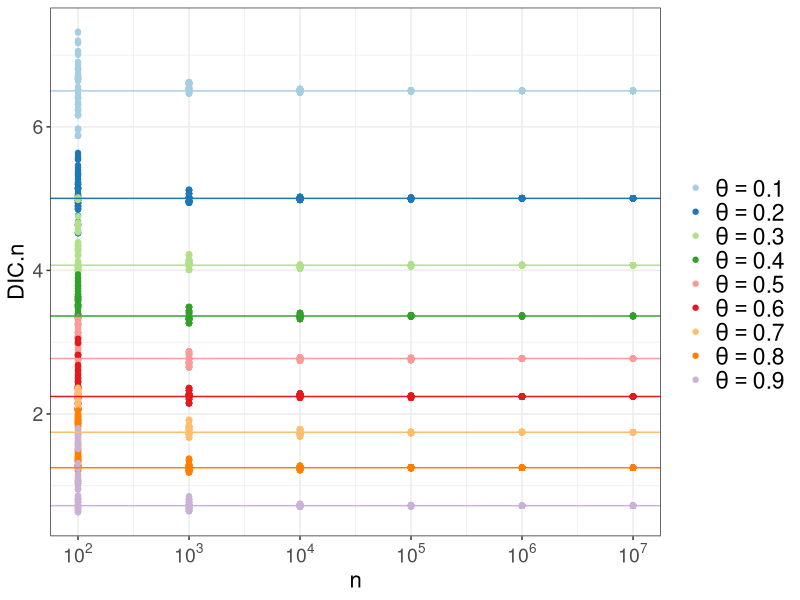

Here is the R script that generated this plot:
# DIC for Geometric
# fix theta at intervals between 0.1 and 0.9

dic.geom <- function(nn=nn, xtot=xtot, aa=aa, bb=bb){
  # approximated value of DIC for Geometric
  # just need to pass on sum(X_i) and sample size n
  
  alltot <- nn+aa + xtot+bb
  atot <- nn + aa
  btot <- xtot+bb
  
  t1 <- -2*nn*(log(atot) - log(alltot))
  
  t2.log <- log(btot) -log(atot) -log(alltot)
  t2 <- 2*nn*exp(t2.log)
  
  t3.log <- log(btot) - log(alltot)
  t3 <- -2*xtot*t3.log
  
  t4.log <- log(atot) + log(xtot) - log(btot) -log(alltot)
  t4 <- 2*exp(t4.log)
  
  dic <- t1+t2+t3+t4
  return(dic/nn)  # DIC/n
}

dic.limit <- function(theta){ 
  # theoretical limit of DIC.n
  aa <- exp(log(1-theta) - log(theta))*log(1-theta) + log(theta)
  return(-2*aa)
}


# settings, initialization
# can use range of priors for which theta has high to low probabilities

thetavec <- c(rep(c(1,10,100),3),rep(1,3),rep(10,3), rep(100,3)) #arbitrary
thetapriormat <- matrix(thetavec,length(thetavec)/2,2)
nreps <- 10 #no of replicate data sets under each setting
nsamlist <- 10^seq(2,7, by=1)  #memory issue after 10^8! also prob not needed

#  simulate to have a uniform range of thetas,
# (may have to change priors so in each case have those which give high prior mass to values?)

simthetavec <- seq(0.1,0.9, by=0.1)
nsettings.theta <- length(simthetavec)
Xtots <- vector("list", nsettings.theta)

# testing model should use different priors, but group results by single correct theta

dic.limit(simthetavec)
origtheta <- as.data.frame(cbind(1:nsettings.theta,thetapriormat,simthetavec,dic.limit(simthetavec))) # hyperparameters, theta, dic.limit
names(origtheta) <- c("index","a","b","theta","dic.lim.geom")
origtheta
save(origtheta,file="origtheta_fixed_geom.obj")


# dic has to be for nsam varying and different settings
nlist <- length(nsamlist)
dic.n <-  vector("list",nlist)
for(j in 1:nlist){
  dic.n[[j]] <- vector("list",nsettings.theta)
  for(i in 1:nsettings.theta){
    dic.n[[j]][[i]] <- vector("list",nsettings.theta)
  }
}


# main evaluation loop
for(i in 1:nsettings.theta){
  cat("theta setting ", i,"\n")
  
for(j in 1:nlist){ # for each n

    nsam <- nsamlist[j] #no of samples per set
     # create a "nsam"-sized dataset for each value of theta, and n replicates each
    
    Xlist <- replicate(n=nreps, expr=rgeom(n=nsam, prob=simthetavec[i]), simplify=F ) #dataset for theta i
    Xtots <- lapply(Xlist,sum)
  
    # calculate value of DIC in each case (1 for each replicate)
    # do for each combination of hyperparameters
    
    for(k in 1:nsettings.theta){ # over all priors
    
    dic.n[[j]][[i]][[k]] <- lapply(Xtots,dic.geom, nn=nsam, aa=thetapriormat[k,1], bb=thetapriormat[k,2])
    }
    # Do for increasing values of nsam 
  }
}

# replicates 1 to nreps each
# columns are n, alpha, beta, replicate no, DIC

longtable <- NULL

for(j in 1:nlist){
  nn <- nsamlist[j]

    init.table <- NULL #prior and data settings
    for(k in 1:nsettings.theta){
      aalpha <- thetapriormat[k,1]; bbeta <- thetapriormat[k,2]
      tmptable <- matrix(rep(c(nn,aalpha, bbeta),nreps), nreps, 3, byrow=T)
      init.table <- rbind(init.table, tmptable)
    }
  
    for(i in 1:nsettings.theta){
     ivec <- rep(i,nreps*nsettings.theta)
     dicvec <- unlist(dic.n[[j]][[i]]) 
     tmptable <- cbind(ivec, init.table,rep(1:nreps,nsettings.theta), dicvec)
     longtable <- rbind(longtable, tmptable)
  }
}

dicgeomtable <- as.data.frame(longtable)
names(dicgeomtable) <- c("index","n","alpha", "beta", "repl", "dic.geom")
# compare with dic limits, indexed by i

#Add column with true theta values, needed for legend
dicgeomtable$theta <- simthetavec[dicgeomtable$index]

write.csv(dicgeomtable, "dic-geom-fixThetanew.csv", row.names=F) 

#plots
# some settings if not running the whole file

# dicgeomtable <- read.csv("dic-geom-fixThetanew.csv")
# load("origtheta_fixed_geom.obj")
simthetavec <- seq(0.1,0.9, by=0.1)
nsettings.theta <- length(simthetavec)

library(ggplot2)
library(scales) # to access break formatting functions
library(RColorBrewer)

mycols <- brewer.pal(n = nsettings.theta, name = 'Paired')

#unlogged DIC_n: plot by index

my.labs <- vector("list",nsettings.theta)
for(i in 1:nsettings.theta){
  value <- simthetavec[i]
  my.labs[[i]] <- bquote(theta==.(value))
}
my.labs

pdf("DIC_n-geom_fixedTheta.pdf",width=10)
p <- ggplot(dicgeomtable, aes(n,dic.geom))
p + geom_point(aes(colour=factor(theta))) +
  scale_x_log10(breaks = trans_breaks("log10", function(x) 10^x),
                labels = trans_format("log10", math_format(10^.x))) +
  scale_colour_brewer(palette = "Paired",labels=my.labs) +
  geom_hline(yintercept = origtheta$dic.lim.geom, col=mycols[1:9]) +
  #scale_color_manual(labels = theta.true, values = mycols[1:9])+
  labs(col="", y="DIC.n")+
  theme_bw() +
  theme(axis.text=element_text(size=14),axis.title=element_text(size=16),
        legend.text=element_text(size=rel(1.5)))
dev.off()



